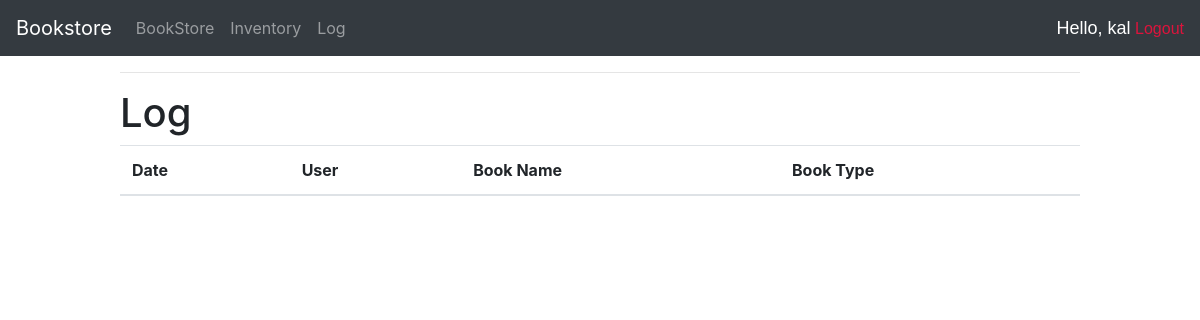
Page /inventory/log/ (signed in) on the earlier database version.
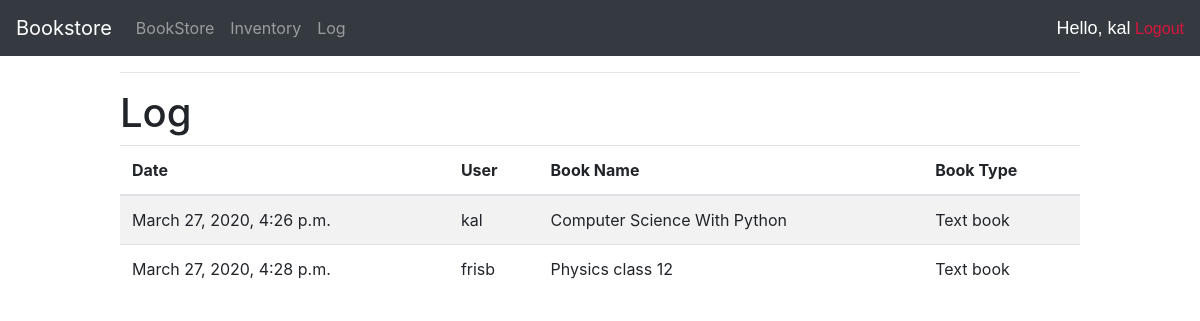
Same page on the later database version.
### inventory/models.py (models this page shows, shortened)
class Log(models.Model) :
    date = models.DateTimeField(auto_now_add=True)
    user = models.ForeignKey(User, on_delete=models.DO_NOTHING)
    book_name = models.ForeignKey(Book, on_delete=models.DO_NOTHING)
    book_type = models.CharField(max_length=100, editable=False, default='')

class Book(models.Model) :
    subject_choice = (('English', 'English'),
                    ('Math', 'Math'),
                    ('Science', 'Science'),
                    ('Physics', 'Physics'),
                    ('Chemestry', 'Chemestry'),
                    ('Biology', 'Biology'),
                    ('Computer Science', 'Computer Science'),
                    ('Social Studies', 'Social Studies'),
                    ('Hindi', 'Hindi'),
                    ('Arabic', 'Arabic'),
                    )
    type_choice = (('Text book', 'Text book'),
                    ('Long note book', 'Long note book'),
                    ('Short note book', 'Short note book')
                    )
    grade_choice = (('1', '1'),
                    ('2', '2'),
                    ('3', '3'),
                    ('4', '4'),
                    ('5', '5'),
                    ('6', '6'),
                    ('7', '7'),
                    ('8', '8'),
                    ('9', '9'),
                    ('10','10'),
                    ('11','11'),
                    ('12','12'),
                    ('All', 'All')
                    )
    name = models.CharField(max_length=100)
    subject = models.CharField(max_length=100, choices=subject_choice)
    book_type = models.CharField(max_length=100, choices=type_choice)
    garde = models.CharField(max_length=100, choices=grade_choice)
    stock = models.IntegerField()
    cost = models.DecimalField(max_digits=10, decimal_places=3)
    def __str__(self):
        return(self.name)

### inventory/views.py (the view)
# urls.py: path('log/', views.log, name='log'),
@login_required(login_url='login')
def log(request) :
    logs = Log.objects.all()
    context = {'logs':logs}
    return(render(request, 'inventory/log.html', context))

### inventory/templates/inventory/log.html
{% extends 'inventory/main.html' %}
{% block content %}
    <hr>
    <h1>Log</h1>
    <table class="table table-striped">
        <thead>
        <tr>
            <th scope="col">Date</th>
            <th scope="col">User</th>
            <th scope="col">Book Name</th>
            <th scope="col">Book Type</th>
        </tr>
        </thead>
        <tbody>
        {% for log in logs %}
            <tr>
                <td>{{log.date}}</td>
                <td>{{log.user}}</td>
                <td>{{log.book_name}}</td>
                <td>{{log.book_type}}</td>
            </tr>
        {% endfor %}
        </tbody>
    </table>
{% endblock %}

Differences in the rows shown:
added Log: date "March 27, 2020, 4:26 p.m.", user "kal", book_name "Computer Science With Python", book_type "Text book"
added Log: date "March 27, 2020, 4:28 p.m.", user "frisb", book_name "Physics class 12", book_type "Text book"
